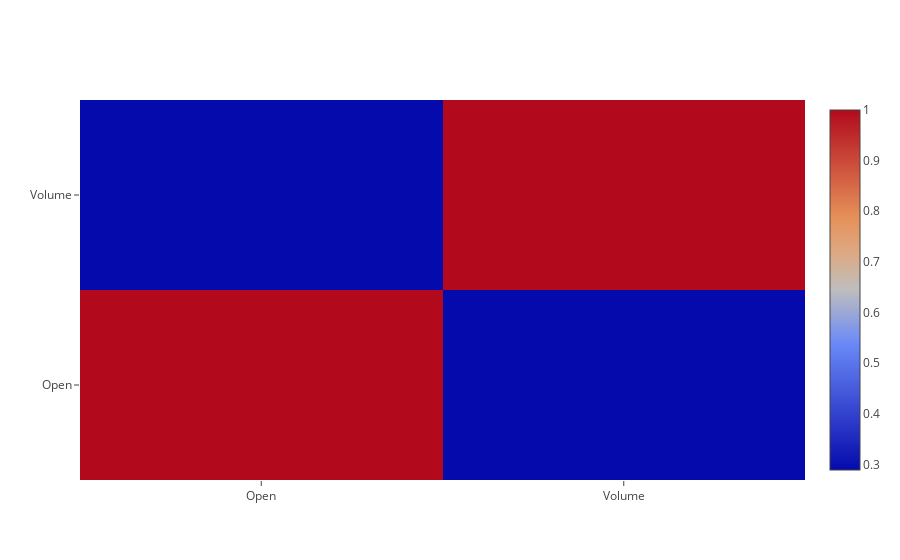

This figure's notebook cell:
### Markdown cell above
## Corr plot

### Code cell
df_scoped = df[["Open","Volume"]]
corr_matrix_list = df_scoped.corr().values.tolist()
x_axis = df_scoped.corr().columns
y_axis = df_scoped.corr().index.values

trace = go.Heatmap(x=x_axis ,y=y_axis, z=corr_matrix_list, colorscale='Viridis')

data = [trace]
figure = dict(data=data)
iplot(figure)

### Figure 1 — Plotly figure (JSON) as saved in the notebook; plotly's stock layout.template omitted (floating-point values rounded to 4 significant figures)
{"data": [{"type": "heatmap", "uid": "df369034-abc1-47ef-ae06-3941372e888d", "x": ["Open", "Volume"], "y": ["Open", "Volume"], "z": [[1, 0.289], [0.289, 1]]}], "layout": {}}
